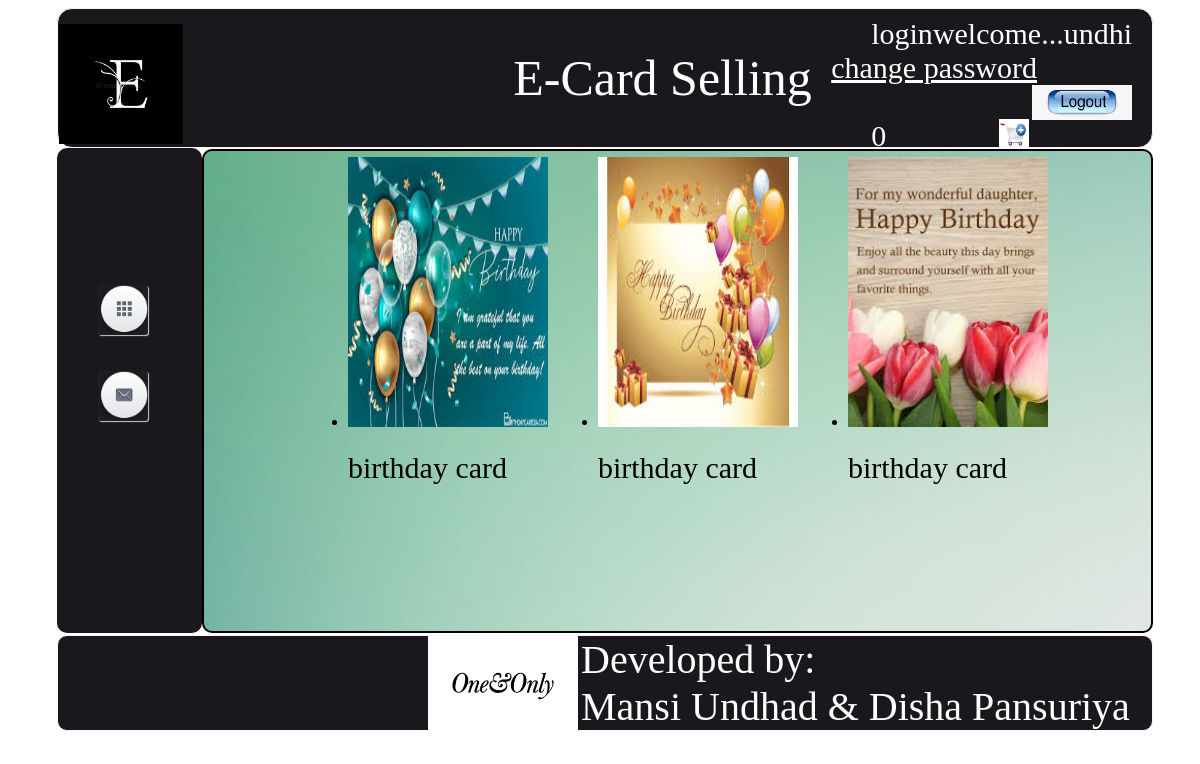
Page /index.php?page=subcard&c_id=2 (signed in) on the committed database.
### tables this page shows
CREATE TABLE IF NOT EXISTS `product` (
`p_id` int(10) NOT NULL,
  `c_id` int(20) NOT NULL,
  `p_nm` varchar(50) NOT NULL,
  `p_image` varchar(60) NOT NULL,
  `p_price` varchar(50) NOT NULL,
  `p_qty` int(20) NOT NULL,
  `p_desc` varchar(20) NOT NULL
);

### include/subcard.php (the view, shortened to what this page needs)
<nav id="product">
		<?php
		 $que="select *from product ";
			if(isset($_REQUEST['c_id']))
			{
				 $que="select *from product where c_id=".$_REQUEST['c_id'];
			}
			else
			{
			$que="select *from product where c_id=c_id";
			}
				$res=mysql_query($que);
				echo "<table align='center'>";
				echo "<tr>";
				while($row=mysql_fetch_array($res))
				{
					echo "<td>";
					echo "<table>";
					echo"<tr>
						<td><ul><li>
						<img src='upload/".$row['p_image']."' height='270px' width='200px'>
						<ul><table border='5' bordercolor='#1A181C'>
							<tr><td class='td' colspan='2' align='center'><img src='upload/".$row['p_image']."' height='200px' width='200px'></td></tr>
							<tr><td class='td' colspan='2' align='center'>Name:".$row['p_nm']."</td></tr>
							<tr><td class='td' colspan='2' align='center'>price:".$row['p_price']."</td></tr>
							<tr><td class='td' colspan='2' align='center'><a href='index.php?page=productdescription&p_id=".$row['p_id']."'>description</a></td></tr>
							<tr><td class='td'>";
							if(isset($_SESSION['r_id']))
							{
								echo "<form action='index.php?page=productdetail&p_id=".$row['p_id']."' method='POST'>
									<input type='Submit' value='Add' name='button' class='button'></form></td>";
							}
						echo "</tr>
					</table>
						</ul></li></ul>	</td>
						</tr>";
						echo "<tr>";
					echo "<td align='center' class='td'>".$row['p_nm']."</td>";
						echo "</tr>";
					echo"</table>";
					echo "</td>";
				}
				echo"</table>";
		?>
		</nav>

### css/style.css (style rules this page uses)
.td { font-size:30px; font-family:monotype corsiva; border:0px; }

### rows in the picture
product: p_image (picture), p_nm "birthday card"
product: p_image (picture), p_nm "birthday card"
product: p_image (picture), p_nm "birthday card"

### other values in the picture
$_SESSION['unm'] "undhi"
$row=mysql_num_rows($res) "0"
